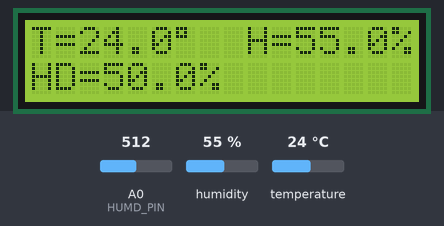
Simulated run of this sketch. Board: Arduino Uno, built with avr-gcc and run on an emulated ATmega328P. Parts: 16×2 character LCD. Inputs (shaded band) come from the test bench; at power-on: humidity 55 %, A0 (HUMD_PIN) = 512, temperature 24 °C. No radio packets arrive unless stated.

Above: at 1.2 s.
1.3 s: humidity set to 22 %
At 4.7 s:
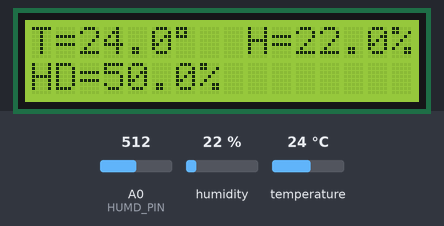
5.5 s: A0 (HUMD_PIN) set to 716
At 6.5 s:
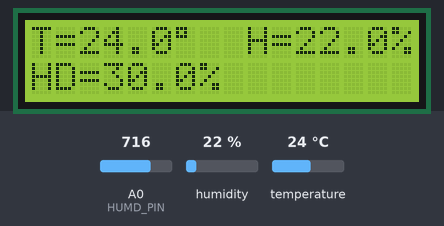
7.5 s: temperature set to 12 °C
At 8.9 s:
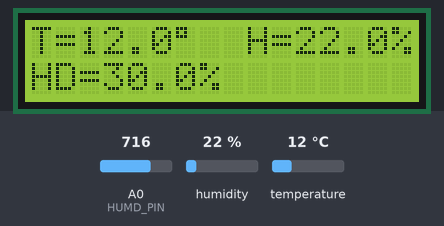
9.5 s: A0 (HUMD_PIN) set to 900
At 10.8 s:
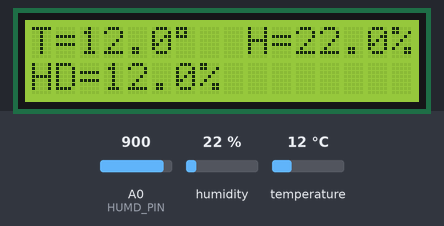
11.5 s: humidity set to 40 %
At 13.1 s:
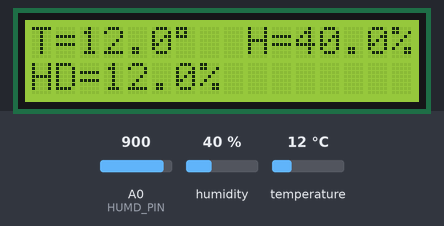
13.5 s: A0 (HUMD_PIN) set to 1023
At 15.0 s:
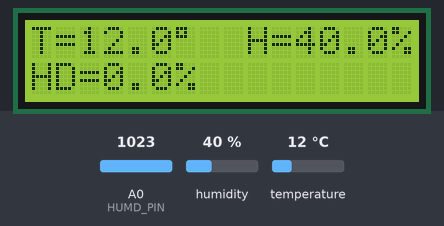
Timing chart, 0 to 16.5 s (numbered marks = the images above; inputs shaded):
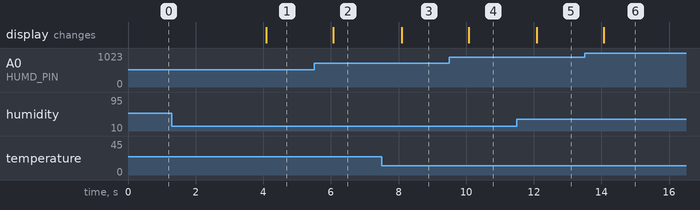

The sketch:

main.ino
```cpp
// Thư viện LCD
#include <LiquidCrystal.h>

// Thư viện LoRa
#include <RHDatagram.h>
#include <RH_RF95.h>
#include <SPI.h>

// Thư viện DHT
#include "DHT.h"

// Định nghĩa LoRa
#define GATEWAY_ADDR    100
#define NODE_ADDR       101
#define NODE_ID         1001

// Định nghĩa DHT và độ ẩm đất
#define DHT11_PIN       9
#define HUMD_PIN        A0

// Biến LCD
LiquidCrystal lcd(8, 7, 6, 5, 4, 3);

// Biến LoRa
RH_RF95 driver;
RHDatagram manager(driver, NODE_ADDR);
uint8_t buf[RH_RF95_MAX_MESSAGE_LEN];

// Biến DHT
DHT dht(DHT11_PIN, DHT11);

// Biến định thời
unsigned long prevMillis = 0, interval = 2000;

// Biến dữ liệu
float temp = 0, hum = 0, humd = 0;
char buff[17] = "";

// Hàm khởi tạo
void setup() {
    // Khởi tạo LCD
    lcd.begin(16, 2);
    lcd.clear();
    // Khởi tạo Serial
    Serial.begin(9600);
    while (!Serial);
    // Khởi tạo LoRa
    manager.init();
    driver.setModemConfig(RH_RF95::Bw125Cr48Sf4096);
    driver.setTxPower(23);
    // Khởi tạo DHT
    dht.begin();
}

// Hàm lặp vô hạn
void loop() {
    // Nếu LoRa sẵn sàng nhận dữ liệu
    if (manager.available()) {
        // Biến đọc dữ liệu LoRa
        uint8_t len = sizeof(buf);
        uint8_t from;
        // Nếu nhận được dữ liệu LoRa
        if (manager.recvfrom(buf, &len, &from)) {
            // Nếu từ Coord thì
            if (from == GATEWAY_ADDR) {
                // Khởi tạo chuỗi dữ liệu
                String dataStr = String(NODE_ID) + "," + String(temp, 1) + "," + String(hum, 1) + "," + String(humd, 0);
                // Biến mảng dữ liệu
                char dataArr[126];
                // Chuyển chuỗi dữ liệu sang mảng dữ liệu
                dataStr.toCharArray(dataArr, sizeof(dataArr));
                // Gửi dữ liệu LoRa
                manager.sendto((uint8_t *)dataArr, (uint8_t)sizeof(dataArr), from);
                // Hiện thông tin ID
                lcd.setCursor(9, 1);
                lcd.print("ID=");
                lcd.print(String(NODE_ID));
                // Chờ gửi LoRa thành công
                manager.waitPacketSent();
                lcd.setCursor(9, 1);
                lcd.print(String("       "));
            }
        }
    }
    // Định thời với thời gian đặt trước
    unsigned long currMillis = millis();
    if (currMillis - prevMillis >= interval || prevMillis == 0) {
        prevMillis = currMillis;
        // Đọc giá trị nhiệt độ và độ ẩm
        hum = dht.readHumidity();
        temp = dht.readTemperature();
        // Đọc giá trị độ ẩm đất
        humd = ((1023 - analogRead(HUMD_PIN)) / 1023.0) * 100;
        // Hiển thị LCD
        lcd.setCursor(0, 0);
        lcd.print("T=");
        lcd.print(temp, 1);
        lcd.write(0xDF);
        lcd.print("  ");
        lcd.setCursor(9, 0);
        lcd.print("H=");
        lcd.print(hum, 1);
        lcd.print("%  ");
        lcd.setCursor(0, 1);
        lcd.print("HD=");
        lcd.print(humd, 1);
        lcd.print("%  ");
    }
}
```

Measured:
- after the input at 1.3 s, the display: changes after 2.8 s (image 1)
- after the input at 5.5 s, the display: changes after 0.57 s (image 2)
- after the input at 7.5 s, the display: changes after 0.59 s (image 3)
- after the input at 9.5 s, the display: changes after 0.57 s (image 4)
- after the input at 11.5 s, the display: changes after 0.59 s (image 5)
- after the input at 13.5 s, the display: changes after 0.57 s (image 6)
